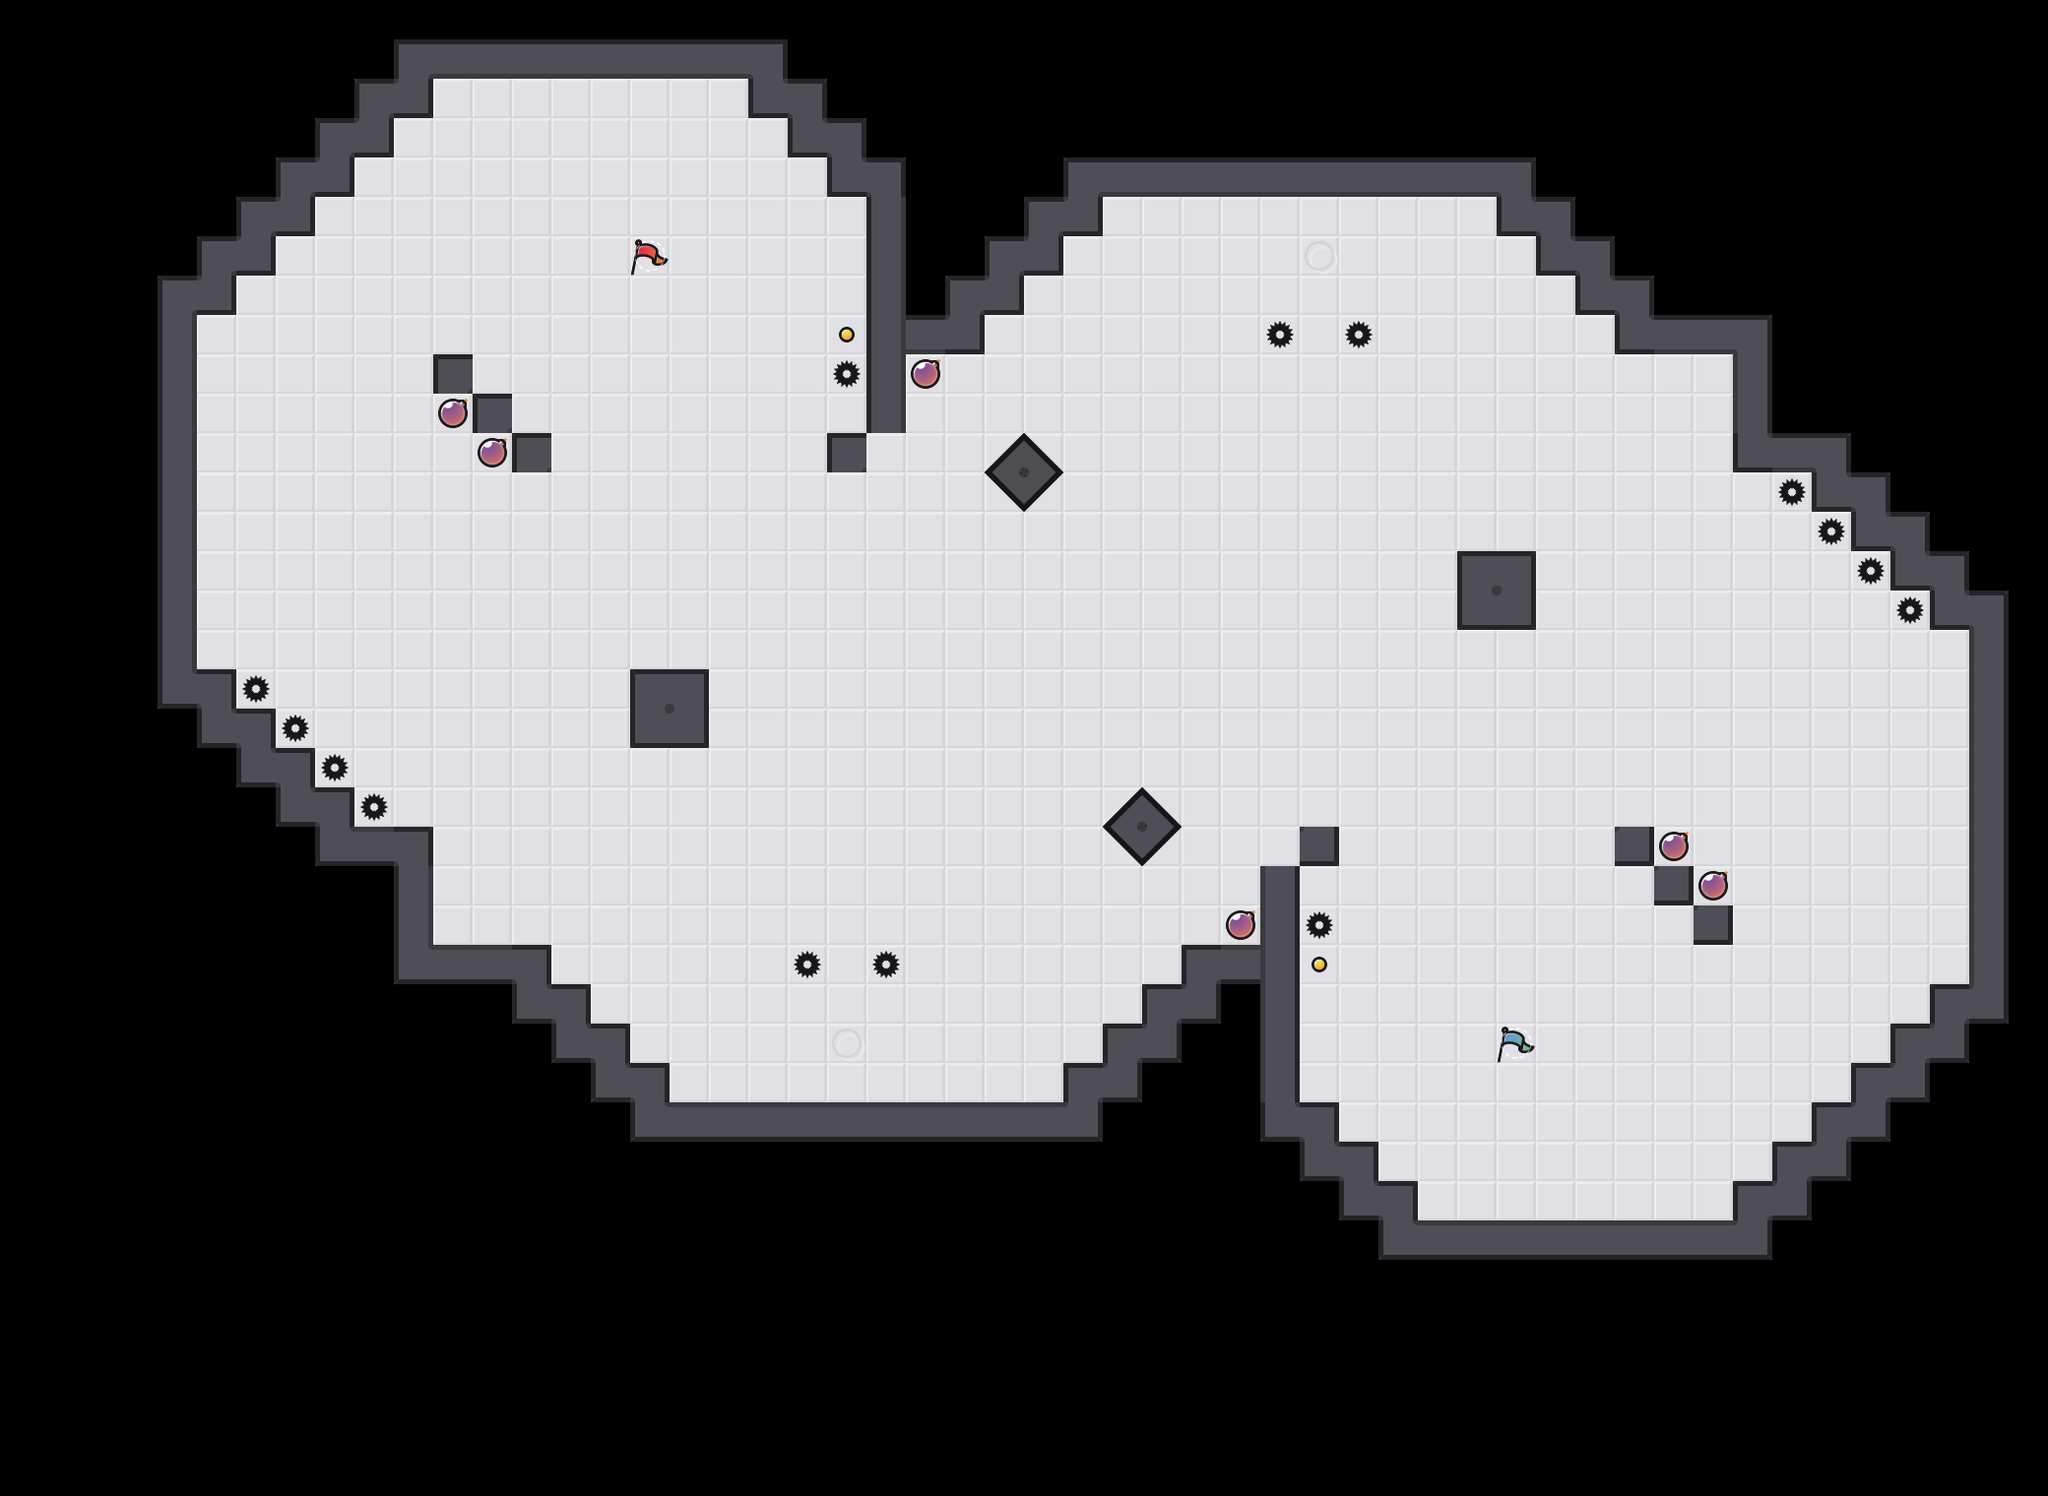

Below is a game level as drawn by its tile map, then a one-line description and the .tmx that defines it (tile-layer data replaced by summaries):
An orthogonal 52x38 tile map with 40x40 px tiles, 3 tile layers (Background Layer 1, Background Layer 2, Graphics layer) and 124 objects.

<map version="1.2" tiledversion="1.2.4" orientation="orthogonal" renderorder="right-down" width="52" height="38" tilewidth="40" tileheight="40" infinite="0" nextlayerid="43" nextobjectid="284">
 <tileset firstgid="1" source="stolenContent.tsx" />
 <layer id="40" name="Background Layer 1" width="52" height="38">
  <data>[1976 cells, 1077 non-empty, 2 distinct tile ids]</data>
 </layer>
 <layer id="41" name="Background Layer 2" width="52" height="38">
  <data>[1976 cells, 1280 non-empty, 15 distinct tile ids]</data>
 </layer>
 <layer id="42" name="Graphics layer" width="52" height="38">
  <data>[1976 cells, 1329 non-empty, 11 distinct tile ids]</data>
 </layer>
 <objectgroup id="9" name="Buttons">
  <object id="230" x="852.5" y="332.5" width="15" height="15">
   <ellipse />
  </object>
  <object id="258" x="1332" y="972" width="15" height="15">
   <ellipse />
  </object>
 </objectgroup>
 <objectgroup id="12" name="BlueFlag">
  <object id="150" x="1525" y="1045" width="30" height="30">
   <ellipse />
  </object>
 </objectgroup>
 <objectgroup id="16" name="RedFlag">
  <object id="147" x="645" y="245" width="30" height="30">
   <ellipse />
  </object>
 </objectgroup>
 <objectgroup id="3" name="Walls">
  <object id="157" x="1480" y="560" width="80" height="80" />
  <object id="158" x="1280" y="880" width="40" height="280" />
  <object id="159" x="1320" y="840" width="40" height="40" />
  <object id="160" x="1320" y="1120" width="40" height="80" />
  <object id="161" x="1360" y="1160" width="40" height="80" />
  <object id="162" x="1400" y="1200" width="40" height="80" />
  <object id="163" x="1440" y="1240" width="360" height="40" />
  <object id="164" x="1760" y="1200" width="80" height="40" />
  <object id="165" x="1800" y="1160" width="80" height="40" />
  <object id="166" x="1840" y="1120" width="80" height="40" />
  <object id="167" x="1880" y="1080" width="80" height="40" />
  <object id="168" x="1920" y="1040" width="80" height="40" />
  <object id="169" x="1960" y="1000" width="80" height="40" />
  <object id="170" x="2000" y="600" width="40" height="400" />
  <object id="171" x="1960" y="560" width="40" height="80" />
  <object id="172" x="1920" y="520" width="40" height="80" />
  <object id="175" x="1880" y="480" width="40" height="80" />
  <object id="176" x="1840" y="440" width="40" height="80" />
  <object id="177" x="1760" y="440" width="80" height="40" />
  <object id="178" x="1760" y="320" width="40" height="120" />
  <object id="179" x="1640" y="320" width="120" height="40" />
  <object id="180" x="1600" y="280" width="80" height="40" />
  <object id="181" x="1560" y="240" width="80" height="40" />
  <object id="182" x="1520" y="200" width="80" height="40" />
  <object id="183" x="1080" y="160" width="480" height="40" />
  <object id="184" x="1040" y="200" width="80" height="40" />
  <object id="185" x="1000" y="240" width="80" height="40" />
  <object id="188" x="960" y="280" width="80" height="40" />
  <object id="189" x="920" y="320" width="80" height="40" />
  <object id="190" x="840" y="440" width="40" height="40" />
  <object id="191" x="880" y="160" width="40" height="280" />
  <object id="192" x="840" y="120" width="40" height="80" />
  <object id="194" x="800" y="80" width="40" height="80" />
  <object id="195" x="760" y="40" width="40" height="80" />
  <object id="196" x="400" y="40" width="360" height="40" />
  <object id="198" x="360" y="80" width="80" height="40" />
  <object id="199" x="320" y="120" width="80" height="40" />
  <object id="200" x="280" y="160" width="80" height="40" />
  <object id="201" x="240" y="200" width="80" height="40" />
  <object id="202" x="200" y="240" width="80" height="40" />
  <object id="203" x="160" y="280" width="80" height="40" />
  <object id="204" x="160" y="320" width="40" height="400" />
  <object id="205" x="200" y="680" width="40" height="80" />
  <object id="207" x="240" y="720" width="40" height="80" />
  <object id="208" x="280" y="760" width="40" height="80" />
  <object id="209" x="320" y="800" width="40" height="80" />
  <object id="210" x="360" y="840" width="80" height="40" />
  <object id="211" x="400" y="880" width="40" height="120" />
  <object id="212" x="440" y="960" width="120" height="40" />
  <object id="213" x="520" y="1000" width="80" height="40" />
  <object id="214" x="560" y="1040" width="80" height="40" />
  <object id="215" x="600" y="1080" width="80" height="40" />
  <object id="216" x="640" y="1120" width="480" height="40" />
  <object id="217" x="1080" y="1080" width="80" height="40" />
  <object id="218" x="1120" y="1040" width="80" height="40" />
  <object id="219" x="1160" y="1000" width="80" height="40" />
  <object id="220" x="1200" y="960" width="80" height="40" />
  <object id="221" x="1640" y="840" width="40" height="40" />
  <object id="222" x="1680" y="880" width="40" height="40" />
  <object id="223" x="1720" y="920" width="40" height="40" />
  <object id="224" x="640" y="680" width="80" height="80" />
  <object id="225" x="440" y="360" width="40" height="40" />
  <object id="226" x="480" y="400" width="40" height="40" />
  <object id="227" x="520" y="440" width="40" height="40" />
  <object id="236" x="1040" y="440">
   <polygon points="0,0 0,40 -40,40" />
  </object>
  <object id="237" x="1080" y="480">
   <polygon points="0,0 -40,-40 -40,0" />
  </object>
  <object id="238" x="1040" y="520">
   <polygon points="0,0 40,-40 0,-40" />
  </object>
  <object id="239" x="1000" y="480">
   <polygon points="0,0 40,40 40,0" />
  </object>
  <object id="240" x="1160" y="800">
   <polygon points="0,0 0,40 -40,40" />
  </object>
  <object id="241" x="1160" y="800">
   <polygon points="0,0 40,40 0,40" />
  </object>
  <object id="242" x="1160" y="840">
   <polygon points="0,0 40,0 0,40" />
  </object>
  <object id="243" x="1120" y="840">
   <polygon points="0,0 40,40 40,0" />
  </object>
 </objectgroup>
 <objectgroup id="4" name="Bombs">
  <object id="151" x="925" y="365" width="30" height="30">
   <ellipse />
  </object>
  <object id="152" x="445" y="405" width="30" height="30">
   <ellipse />
  </object>
  <object id="153" x="485" y="445" width="30" height="30">
   <ellipse />
  </object>
  <object id="154" x="1245" y="925" width="30" height="30">
   <ellipse />
  </object>
  <object id="155" x="1685" y="845" width="30" height="30">
   <ellipse />
  </object>
  <object id="156" x="1725" y="885" width="30" height="30">
   <ellipse />
  </object>
 </objectgroup>
 <objectgroup id="14" name="RedTeamSpawn">
  <object id="139" x="600" y="360" width="40" height="40" />
  <object id="140" x="720" y="360" width="40" height="40" />
  <object id="141" x="800" y="240" width="40" height="40" />
  <object id="142" x="720" y="160" width="40" height="40" />
  <object id="143" x="600" y="160" width="40" height="40" />
  <object id="144" x="520" y="240" width="40" height="40" />
  <object id="145" x="600" y="480" width="40" height="40" />
  <object id="146" x="720" y="479" width="40" height="40" />
 </objectgroup>
 <objectgroup id="15" name="BlueTeamSpawn">
  <object id="127" x="1440" y="920" width="40" height="40" />
  <object id="128" x="1560" y="920" width="40" height="40" />
  <object id="130" x="1360" y="1040" width="40" height="40" />
  </objectgroup>
 <objectgroup id="17" name="Spikes">
  <!-- 26 objects omitted --></objectgroup>
 <objectgroup id="18" name="Lava" />
 <objectgroup id="19" name="PowerUp" />
 <group id="20" name="Portals">
  <objectgroup id="22" name="Portal_1">
   <!-- 12 objects omitted --></objectgroup>
  <objectgroup id="23" name="Portal_2">
   <!-- 10 objects omitted --></objectgroup>
 </group>
 <group id="24" name="SpeedPad">
  <objectgroup id="30" name="SpeedPadNeutral">
   <!-- 8 objects omitted --></objectgroup>
  <objectgroup id="29" name="SpeedPadRed" />
  <objectgroup id="28" name="SpeedPadBlue" />
 </group>
</map>
<!-- 31 of 124 objects omitted -->
